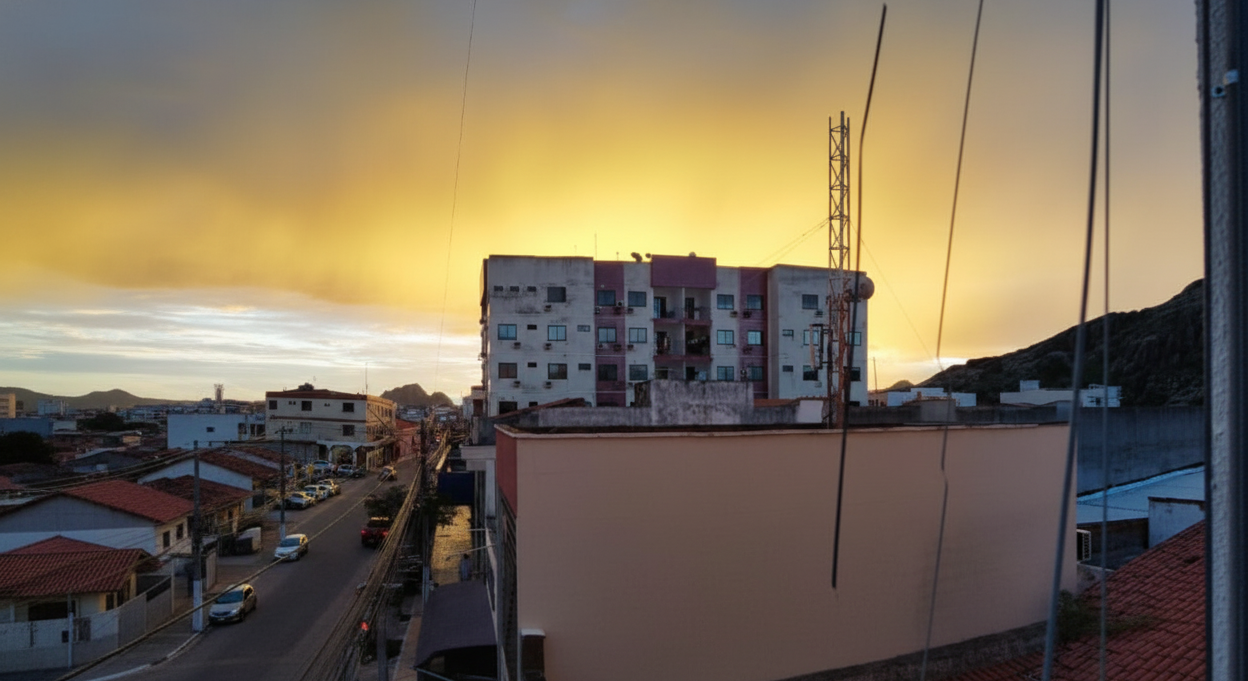
#> input picture lab04/lab04/imagens/paisagem_1.png, 1248 x 681 px
$ python homography.py
#> lines starting #> are read from the running program, lines starting #| are printed output that depends on the picture; after the words box and inside, x2 and y2 are one past the last pixel; in counts of white or black regions, pixels touching at a corner belong together
import cv2
import numpy as np
import matplotlib.pyplot as plt

global_transformation_matrix_step1 = None
global_transformation_matrix_step2 = None
global_img_center_resized = None
global_img_right_resized = None
global_img_left_resized = None

def feather_blend(imgA, imgB, ksize=41):
    grayA = cv2.cvtColor(imgA, cv2.COLOR_BGR2GRAY)
    grayB = cv2.cvtColor(imgB, cv2.COLOR_BGR2GRAY)
    mA = (grayA > 0).astype(np.uint8) * 255
    mB = (grayB > 0).astype(np.uint8) * 255
    mA = cv2.GaussianBlur(mA, (ksize, ksize), 0).astype(np.float32)
    mB = cv2.GaussianBlur(mB, (ksize, ksize), 0).astype(np.float32)
    denom = (mA + mB)
    denom[denom == 0] = 1.0
    wA = (mA / denom)[..., None]
    wB = (mB / denom)[..., None]
    blended = (imgA.astype(np.float32) * wA + imgB.astype(np.float32) * wB).astype(np.uint8)
    return blended

def stitch_images(image_left, image_right, is_step1=False, is_step2=False):
    global global_transformation_matrix_step1, global_transformation_matrix_step2
    global global_img_center_resized, global_img_right_resized, global_img_left_resized

    h1, w1 = image_left.shape[:2]
    image_left_resized = cv2.resize(image_left, (int(w1 * 0.75), int(h1 * 0.75)))
    h2, w2 = image_right.shape[:2]
    image_right_resized = cv2.resize(image_right, (int(w2 * 0.75), int(h2 * 0.75)))

    if is_step1:
        global_img_center_resized = image_left_resized
        global_img_right_resized = image_right_resized
    elif is_step2:
        global_img_left_resized = image_left_resized

    img_left_color = image_left_resized
    img_right_color = image_right_resized

    img1 = cv2.cvtColor(img_left_color, cv2.COLOR_BGR2GRAY)
    img2 = cv2.cvtColor(img_right_color, cv2.COLOR_BGR2GRAY)

    sift = cv2.SIFT_create()
    kp1, des1 = sift.detectAndCompute(img1, None)
    kp2, des2 = sift.detectAndCompute(img2, None)

    bf = cv2.BFMatcher()
    matches = bf.knnMatch(des1, des2, k=2)
    good = []
    for m, n in matches:
        if m.distance < 0.75 * n.distance:
            good.append([m])

    pts1, pts2 = [], []
    for m in good:
        pts1.append(kp1[m[0].queryIdx].pt)
        pts2.append(kp2[m[0].trainIdx].pt)

    points1 = np.float32(pts1).reshape(-1, 1, 2)
    points2 = np.float32(pts2).reshape(-1, 1, 2)
    transformation_matrix, inliers = cv2.findHomography(points1, points2, cv2.RANSAC)

    if is_step1:
        global_transformation_matrix_step1 = transformation_matrix
    elif is_step2:
        global_transformation_matrix_step2 = transformation_matrix

    height1, width1 = img1.shape[:2]
    height2, width2 = img2.shape[:2]

    corners_img1 = np.float32([[0, 0], [0, height1], [width1, height1], [width1, 0]]).reshape(-1, 1, 2)
    transformed_corners_img1 = cv2.perspectiveTransform(corners_img1, transformation_matrix)
    all_corners = np.concatenate(
        (transformed_corners_img1,
         np.float32([[0, 0], [0, height2], [width2, height2], [width2, 0]]).reshape(-1, 1, 2)),
        axis=0
    )

    min_x = int(np.min(all_corners[:, :, 0]))
    min_y = int(np.min(all_corners[:, :, 1]))
    max_x = int(np.max(all_corners[:, :, 0]))
    max_y = int(np.max(all_corners[:, :, 1]))

    trans_mat = np.array([[1, 0, -min_x], [0, 1, -min_y], [0, 0, 1]], dtype=np.float32)
    img_output_size = (max_x - min_x, max_y - min_y)

    left_on_canvas  = cv2.warpPerspective(img_left_color,  trans_mat.dot(transformation_matrix), img_output_size)
    right_on_canvas = np.zeros((img_output_size[1], img_output_size[0], 3), dtype=img_left_color.dtype)
    right_on_canvas[-min_y:height2 - min_y, -min_x:width2 - min_x] = img_right_color

    output_image = feather_blend(left_on_canvas, right_on_canvas, ksize=51)
    return output_image, trans_mat

def highlight_regions(final_panorama, trans_mat_step1, H_step1, trans_mat_step2, H_step2):
    global global_img_left_resized, global_img_center_resized, global_img_right_resized
    highlight_pano = final_panorama.copy()
    COLOR_LEFT = (255, 0, 0)
    COLOR_CENTER = (0, 255, 0)
    COLOR_RIGHT = (0, 0, 255)

    h_r, w_r = global_img_right_resized.shape[:2]
    corners_right_resized = np.float32([[0, 0], [0, h_r], [w_r, h_r], [w_r, 0]]).reshape(-1, 1, 2)
    final_transform_right = trans_mat_step2.dot(trans_mat_step1)
    corners_right_in_final_pano = cv2.perspectiveTransform(corners_right_resized, final_transform_right)

    h_c, w_c = global_img_center_resized.shape[:2]
    corners_center_resized = np.float32([[0, 0], [0, h_c], [w_c, h_c], [w_c, 0]]).reshape(-1, 1, 2)
    final_transform_center = trans_mat_step2.dot(trans_mat_step1.dot(H_step1))
    corners_center_in_final_pano = cv2.perspectiveTransform(corners_center_resized, final_transform_center)

    h_l, w_l = global_img_left_resized.shape[:2]
    corners_left_resized = np.float32([[0, 0], [0, h_l], [w_l, h_l], [w_l, 0]]).reshape(-1, 1, 2)
    final_transform_left = trans_mat_step2.dot(H_step2)
    corners_left_in_final_pano = cv2.perspectiveTransform(corners_left_resized, final_transform_left)

    mask_left = np.zeros_like(highlight_pano, dtype=np.uint8)
    cv2.fillPoly(mask_left, [np.int32(corners_left_in_final_pano)], COLOR_LEFT)
    mask_center = np.zeros_like(highlight_pano, dtype=np.uint8)
    cv2.fillPoly(mask_center, [np.int32(corners_center_in_final_pano)], COLOR_CENTER)
    mask_right = np.zeros_like(highlight_pano, dtype=np.uint8)
    cv2.fillPoly(mask_right, [np.int32(corners_right_in_final_pano)], COLOR_RIGHT)

    highlight_pano = cv2.addWeighted(highlight_pano, 0.7, mask_left, 0.3, 0)
    highlight_pano = cv2.addWeighted(highlight_pano, 0.7, mask_center, 0.3, 0)
    highlight_pano = cv2.addWeighted(highlight_pano, 0.7, mask_right, 0.3, 0)
    return highlight_pano

img_right = cv2.imread("imagens/paisagem_1.png")
#> img_right is the input picture: shape (681, 1248, 3); mean B, G, R 90.6, 109.7, 122.5
img_left = cv2.imread("imagens/paisagem_2.png")
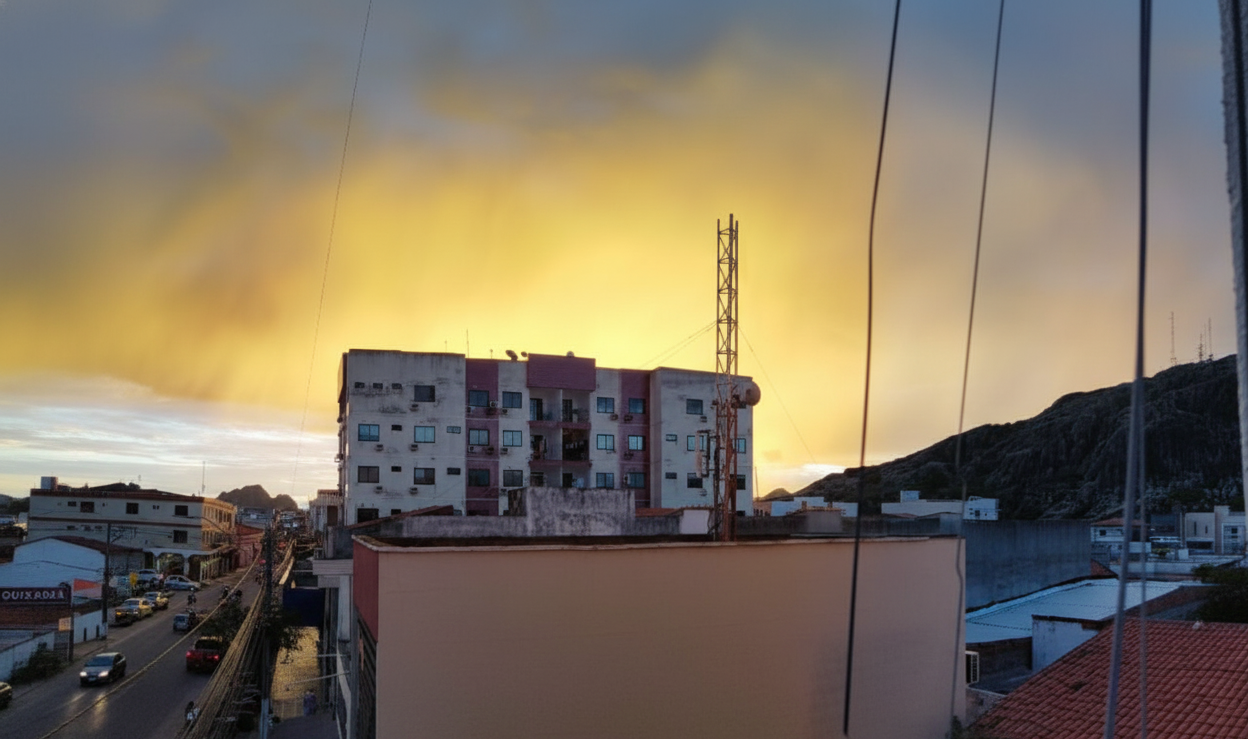
#> input picture lab04/lab04/imagens/paisagem_2.png, 1248 x 739 px
#> img_left is the input picture: shape (739, 1248, 3); mean B, G, R 98.9, 115.8, 126.6
img_center = cv2.imread("imagens/paisagem_3.png")
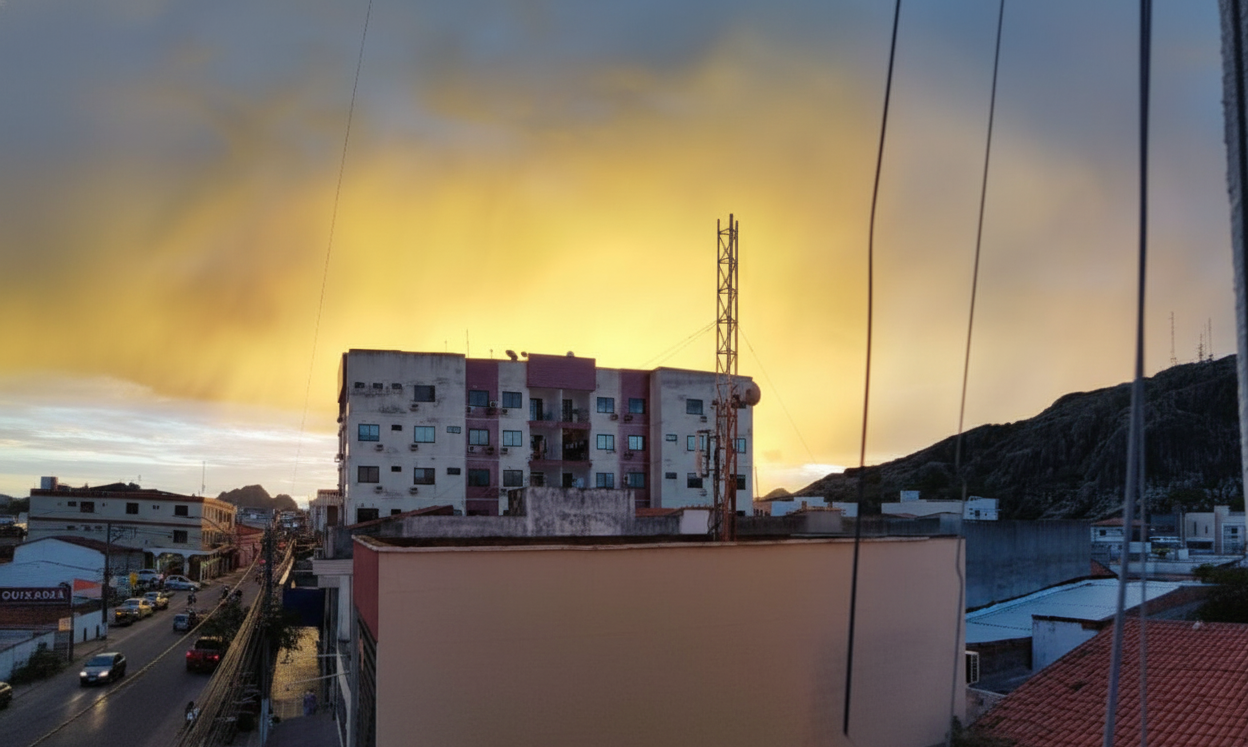
#> input picture lab04/lab04/imagens/paisagem_3.png, 1248 x 747 px
#> img_center is the input picture: shape (747, 1248, 3); mean B, G, R 98.4, 115.1, 126

pano_center_right, trans_mat_step1 = stitch_images(img_center, img_right, is_step1=True)
#> in stitch_images, `img2 = cv2.cvtColor(img_right_color, cv2.COLOR_BGR2GRAY)`:
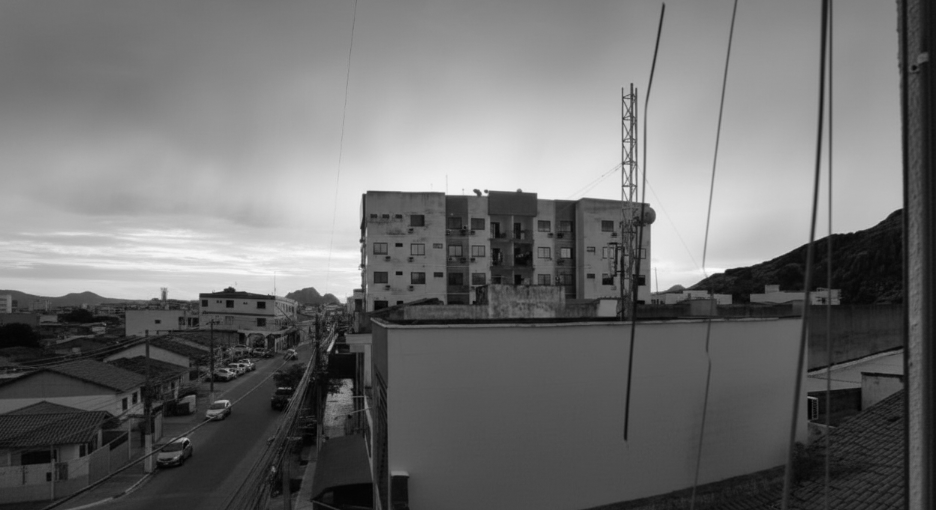
#> img2: shape (510, 936); min 0, max 252, mean 111.3
#> in stitch_images, `kp1, des1 = sift.detectAndCompute(img1, None)`: kp1 = 1736 keypoints; strongest (x, y, size): (62, 505, 2.7), (78, 505, 3.2), (393, 265, 2.4), (382, 264, 3.2)
#> in stitch_images, `kp2, des2 = sift.detectAndCompute(img2, None)`: kp2 = 1375 keypoints; strongest (x, y, size): (486, 191, 2.2), (674, 263, 38.1), (476, 191, 3), (329, 349, 2.7)
#> in stitch_images, `matches = bf.knnMatch(des1, des2, k=2)`: matches = 1736 matches
#> after the loop in stitch_images, `for m, n in matches:`: good = 374 matches
#> after the loop in stitch_images, `for m in good:`: pts1 = 374 pairs, first value 20.51 to 926.9, second value 77.06 to 548.2; pts2 = 374 pairs, first value 77.82 to 898, second value 30.06 to 449.4
#> in stitch_images, `points1 = np.float32(pts1).reshape(-1, 1, 2)`: points1 = 374 rows, first 8: [20.51, 370.5], [67.09, 409.6], [78.88, 371.6], [95.18, 362.2], [104.8, 412.6], [108.2, 367.8], [109.6, 411.7], [111.6, 418.7]
#> in stitch_images, `points2 = np.float32(pts2).reshape(-1, 1, 2)`: points2 = 374 rows, first 8: [195.8, 297.2], [385.1, 443.8], [385.1, 443.8], [360, 271.4], [235.6, 331.5], [323.9, 396.6], [239.1, 330.7], [241.8, 336.7]
#> in stitch_images, `transformation_matrix, inliers = cv2.findHomography(points1, points2, ..`: transformation_matrix = [[0.807, 0.0479, 133.9], [-0.0576, 0.918, -38.15], [-0.000158, 6.55e-05, 1]]; inliers = 374 values, max 1 at index 4, min 0 at index 0, mean 0.711
#> in stitch_images, `global_transformation_matrix_step1 = transformation_matrix`: global_transformation_matrix_step1 has the same summary as transformation_matrix
#> in stitch_images, `transformed_corners_img1 = cv2.perspectiveTransform(corners_img1, tran..`: transformed_corners_img1 = [[133.9, -38.15], [155, 459], [1030.6, 474.6], [1043.6, -108]]
#> in stitch_images, `all_corners = np.concatenate( (transformed_corners_img1, np.float32([[..`: all_corners = [[133.9, -38.15], [155, 459], [1030.6, 474.6], [1043.6, -108], [0, 0], [0, 510], [936, 510], [936, 0]]
#> in stitch_images, `min_x = int(np.min(all_corners[:, :, 0]))`: min_x = 0
#> in stitch_images, `min_y = int(np.min(all_corners[:, :, 1]))`: min_y = -107
#> in stitch_images, `max_x = int(np.max(all_corners[:, :, 0]))`: max_x = 1043
#> in stitch_images, `max_y = int(np.max(all_corners[:, :, 1]))`: max_y = 510
#> in stitch_images, `trans_mat = np.array([[1, 0, -min_x], [0, 1, -min_y], [0, 0, 1]], dtyp..`: trans_mat = [[1, 0, 0], [0, 1, 107], [0, 0, 1]]
#> in stitch_images, `img_output_size = (max_x - min_x, max_y - min_y)`: img_output_size = (1043, 617)
#> in feather_blend, `mA = (grayA > 0).astype(np.uint8) * 255`:
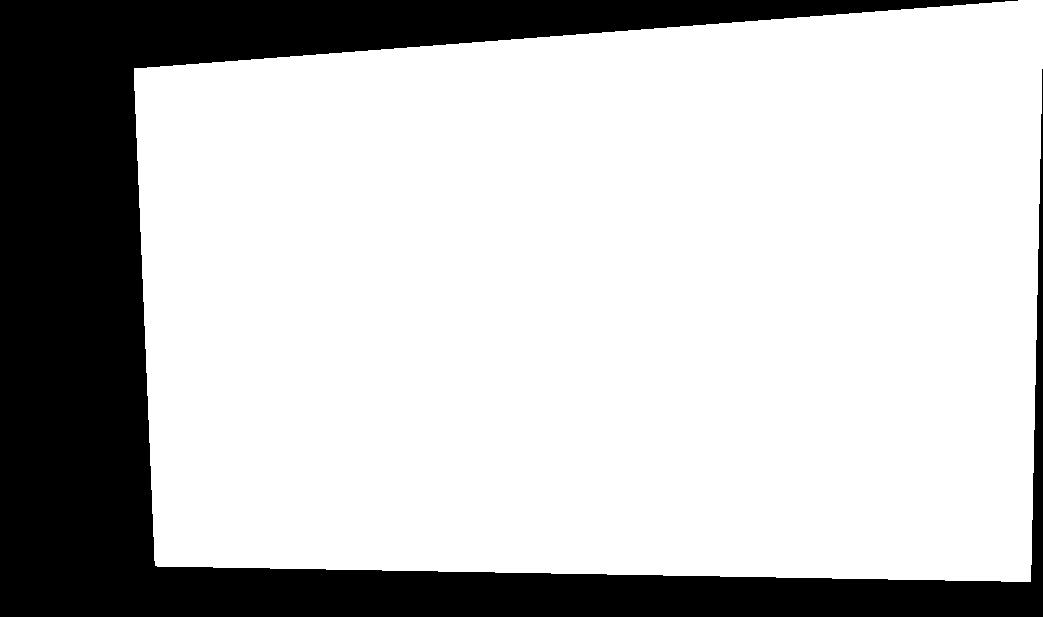
#> mA: shape (617, 1043); 75.1% white; 1 black region, box (x1, y1, x2, y2) and area: (0, 0, 1043, 617) 160338
#> in feather_blend, `mB = (grayB > 0).astype(np.uint8) * 255`: mB: shape (617, 1043); 74.2% white; 5 black regions (4 under 20 px), largest, box (x1, y1, x2, y2) and area: (0, 0, 1043, 617) 166171
#> in feather_blend, `denom[denom == 0] = 1.0`: denom: shape (617, 1043) float32; min 1, max 510, mean 380.7
#> trans_mat_step1 = [[1, 0, 0], [0, 1, 107], [0, 0, 1]]
final_panorama, trans_mat_step2 = stitch_images(img_left, pano_center_right, is_step2=True)
#> call 2 of stitch_images, with is_step1 = False, is_step2 = True
#> in stitch_images (call 2), `img2 = cv2.cvtColor(img_right_color, cv2.COLOR_BGR2GRAY)`:
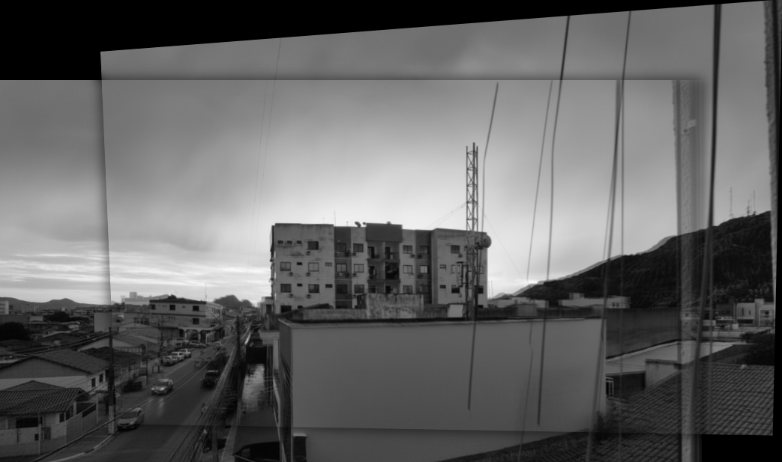
#> img2: shape (462, 782); min 0, max 249, mean 99.9
#> in stitch_images (call 2), `kp1, des1 = sift.detectAndCompute(img1, None)`: kp1 = 1699 keypoints; strongest (x, y, size): (62, 505, 2.7), (78, 505, 3.2), (393, 265, 2.4), (382, 264, 3.2)
#> in stitch_images (call 2), `kp2, des2 = sift.detectAndCompute(img2, None)`: kp2 = 1021 keypoints; strongest (x, y, size): (504, 277, 28.2), (357, 223, 2.3), (253, 283, 28.7), (482, 242, 12)
#> in stitch_images (call 2), `matches = bf.knnMatch(des1, des2, k=2)`: matches = 1699 matches
#> after the loop in stitch_images (call 2), `for m, n in matches:`: good = 436 matches
#> after the loop in stitch_images (call 2), `for m in good:`: pts1 = 436 pairs, first value 32.53 to 932.4, second value 60.75 to 547.4; pts2 = 436 pairs, first value 66.87 to 775.9, second value 6.86 to 425.4
#> in stitch_images (call 2), `points1 = np.float32(pts1).reshape(-1, 1, 2)`: points1 = 436 rows, first 8: [32.53, 359.1], [39.33, 359.6], [39.33, 359.6], [39.47, 359.5], [39.47, 359.5], [42.45, 465.7], [46.08, 359.9], [68.28, 475.3]
#> in stitch_images (call 2), `points2 = np.float32(pts2).reshape(-1, 1, 2)`: points2 = 436 rows, first 8: [130.7, 293.1], [134.5, 293.4], [134.5, 293.4], [134.5, 293.4], [134.5, 293.4], [268.1, 304.5], [138.9, 293.4], [155.6, 368.8]
#> in stitch_images (call 2), `transformation_matrix, inliers = cv2.findHomography(points1, points2, ..`: transformation_matrix = [[0.607, 0.0361, 99.79], [-0.0551, 0.692, 51.56], [-0.000156, 6.37e-05, 1]]; inliers = 436 values, max 1 at index 0, min 0 at index 5, mean 0.901
#> in stitch_images (call 2), `global_transformation_matrix_step2 = transformation_matrix`: global_transformation_matrix_step2 has the same summary as transformation_matrix
#> in stitch_images (call 2), `transformed_corners_img1 = cv2.perspectiveTransform(corners_img1, tran..`: transformed_corners_img1 = [[99.79, 51.56], [115.7, 419.9], [773.1, 430.6], [781.6, 0.0118]]
#> in stitch_images (call 2), `all_corners = np.concatenate( (transformed_corners_img1, np.float32([[..`: all_corners = [[99.79, 51.56], [115.7, 419.9], [773.1, 430.6], [781.6, 0.0118], [0, 0], [0, 462], [782, 462], [782, 0]]
#> in stitch_images (call 2), `min_y = int(np.min(all_corners[:, :, 1]))`: min_y = 0
#> in stitch_images (call 2), `max_x = int(np.max(all_corners[:, :, 0]))`: max_x = 782
#> in stitch_images (call 2), `max_y = int(np.max(all_corners[:, :, 1]))`: max_y = 462
#> in stitch_images (call 2), `trans_mat = np.array([[1, 0, -min_x], [0, 1, -min_y], [0, 0, 1]], dtyp..`: trans_mat = [[1, 0, 0], [0, 1, 0], [0, 0, 1]]
#> in stitch_images (call 2), `img_output_size = (max_x - min_x, max_y - min_y)`: img_output_size = (782, 462)
#> call 2 of feather_blend, with ksize = 51
#> in feather_blend (call 2), `mA = (grayA > 0).astype(np.uint8) * 255`: mA: shape (462, 782); 74.3% white; 1 black region, box (x1, y1, x2, y2) and area: (0, 0, 782, 462) 93006
#> in feather_blend (call 2), `mB = (grayB > 0).astype(np.uint8) * 255`: mB: shape (462, 782); 92.1% white; 3 black regions (1 under 20 px), largest, box (x1, y1, x2, y2) and area: (0, 0, 753, 80) 24924, (702, 83, 782, 462) 3778
#> in feather_blend (call 2), `denom[denom == 0] = 1.0`: denom: shape (462, 782) float32; min 1, max 510, mean 424.3
#> in feather_blend (call 2), `blended = (imgA.astype(np.float32) * wA + imgB.astype(np.float32) * wB..`:
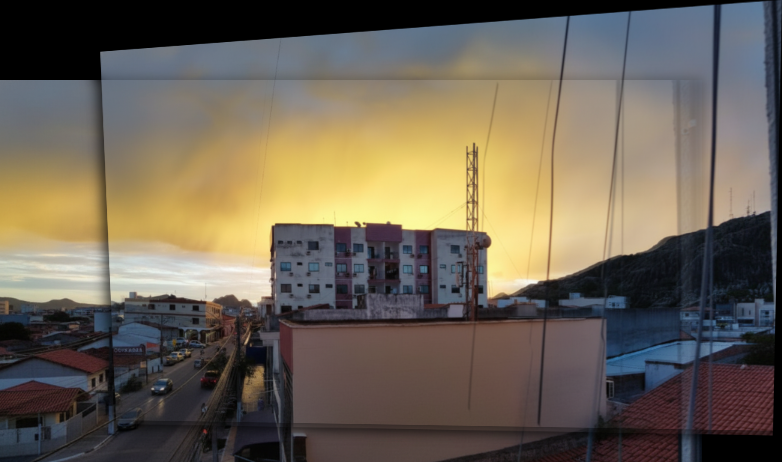
#> blended: shape (462, 782, 3); mean B, G, R 85.4, 98.7, 107.9
#> trans_mat_step2 = [[1, 0, 0], [0, 1, 0], [0, 0, 1]]

highlighted_final_panorama = highlight_regions(
    final_panorama,
    trans_mat_step1,
    global_transformation_matrix_step1,
    trans_mat_step2,
    global_transformation_matrix_step2
)
#> in highlight_regions, `final_transform_right = trans_mat_step2.dot(trans_mat_step1)`: final_transform_right = [[1, 0, 0], [0, 1, 107], [0, 0, 1]]
#> in highlight_regions, `corners_right_in_final_pano = cv2.perspectiveTransform(corners_right_r..`: corners_right_in_final_pano = [[0, 107], [0, 617], [936, 617], [936, 107]]
#> in highlight_regions, `final_transform_center = trans_mat_step2.dot(trans_mat_step1.dot(H_ste..`: final_transform_center = [[0.807, 0.0479, 133.9], [-0.0744, 0.925, 68.85], [-0.000158, 6.55e-05, 1]]
#> in highlight_regions, `corners_center_in_final_pano = cv2.perspectiveTransform(corners_center..`: corners_center_in_final_pano = [[133.9, 68.85], [155, 566], [1030.6, 581.6], [1043.6, -0.971]]
#> in highlight_regions, `final_transform_left = trans_mat_step2.dot(H_step2)`: final_transform_left has the same summary as transformation_matrix in stitch_images
#> in highlight_regions, `corners_left_in_final_pano = cv2.perspectiveTransform(corners_left_res..`: corners_left_in_final_pano has the same summary as transformed_corners_img1 in stitch_images
#> in highlight_regions, `highlight_pano = cv2.addWeighted(highlight_pano, 0.7, mask_right, 0.3,..`:
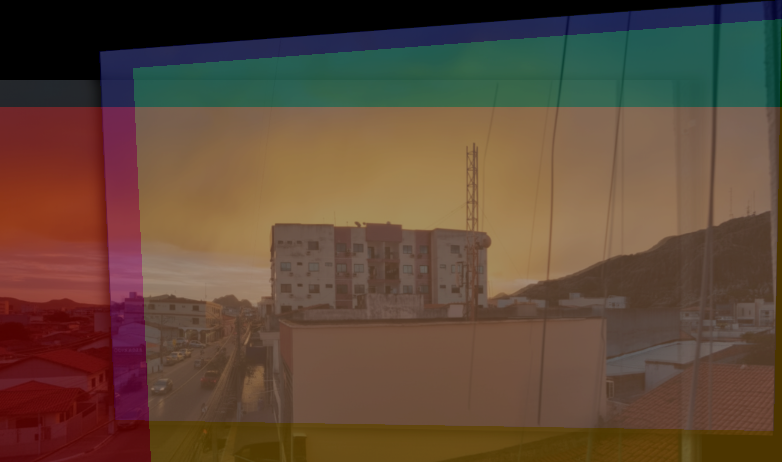
#> highlight_pano: shape (462, 782, 3); mean B, G, R 57.2, 73.6, 95.8

cv2.imshow("Panorama Final", final_panorama)
cv2.imshow("Panorama Final com Destaques", highlighted_final_panorama)
cv2.imwrite("panorama_final_destacado.jpg", highlighted_final_panorama)
cv2.waitKey(0)
cv2.destroyAllWindows()
